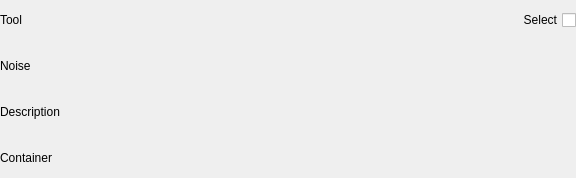
<?xml version="1.0" encoding="UTF-8"?>
<ui version="4.0">
 <class>WidgetCommand</class>
 <widget class="QWidget" name="WidgetCommand">
  <property name="geometry">
   <rect>
    <x>0</x>
    <y>0</y>
    <width>576</width>
    <height>178</height>
   </rect>
  </property>
  <property name="windowTitle">
   <string>Form</string>
  </property>
  <layout class="QVBoxLayout" name="verticalLayout">
   <property name="spacing">
    <number>6</number>
   </property>
   <property name="leftMargin">
    <number>0</number>
   </property>
   <property name="topMargin">
    <number>0</number>
   </property>
   <property name="rightMargin">
    <number>0</number>
   </property>
   <property name="bottomMargin">
    <number>0</number>
   </property>
   <item>
    <widget class="QWidget" name="widget" native="true">
     <layout class="QHBoxLayout" name="horizontalLayout">
      <property name="leftMargin">
       <number>0</number>
      </property>
      <property name="topMargin">
       <number>0</number>
      </property>
      <property name="rightMargin">
       <number>0</number>
      </property>
      <property name="bottomMargin">
       <number>0</number>
      </property>
      <item>
       <widget class="QLabel" name="lblCommand">
        <property name="text">
         <string>Tool</string>
        </property>
       </widget>
      </item>
      <item>
       <spacer name="horizontalSpacer">
        <property name="orientation">
         <enum>Qt::Horizontal</enum>
        </property>
        <property name="sizeHint" stdset="0">
         <size>
          <width>40</width>
          <height>20</height>
         </size>
        </property>
       </spacer>
      </item>
      <item>
       <widget class="QCheckBox" name="chkSelect">
        <property name="layoutDirection">
         <enum>Qt::RightToLeft</enum>
        </property>
        <property name="text">
         <string>Select</string>
        </property>
       </widget>
      </item>
     </layout>
    </widget>
   </item>
   <item>
    <widget class="QLabel" name="lblNoise">
     <property name="text">
      <string>Noise</string>
     </property>
    </widget>
   </item>
   <item>
    <widget class="QLabel" name="lblDescription">
     <property name="text">
      <string>Description</string>
     </property>
    </widget>
   </item>
   <item>
    <widget class="QLabel" name="lblContainer">
     <property name="text">
      <string>Container</string>
     </property>
    </widget>
   </item>
  </layout>
 </widget>
 <resources/>
 <connections/>
</ui>
